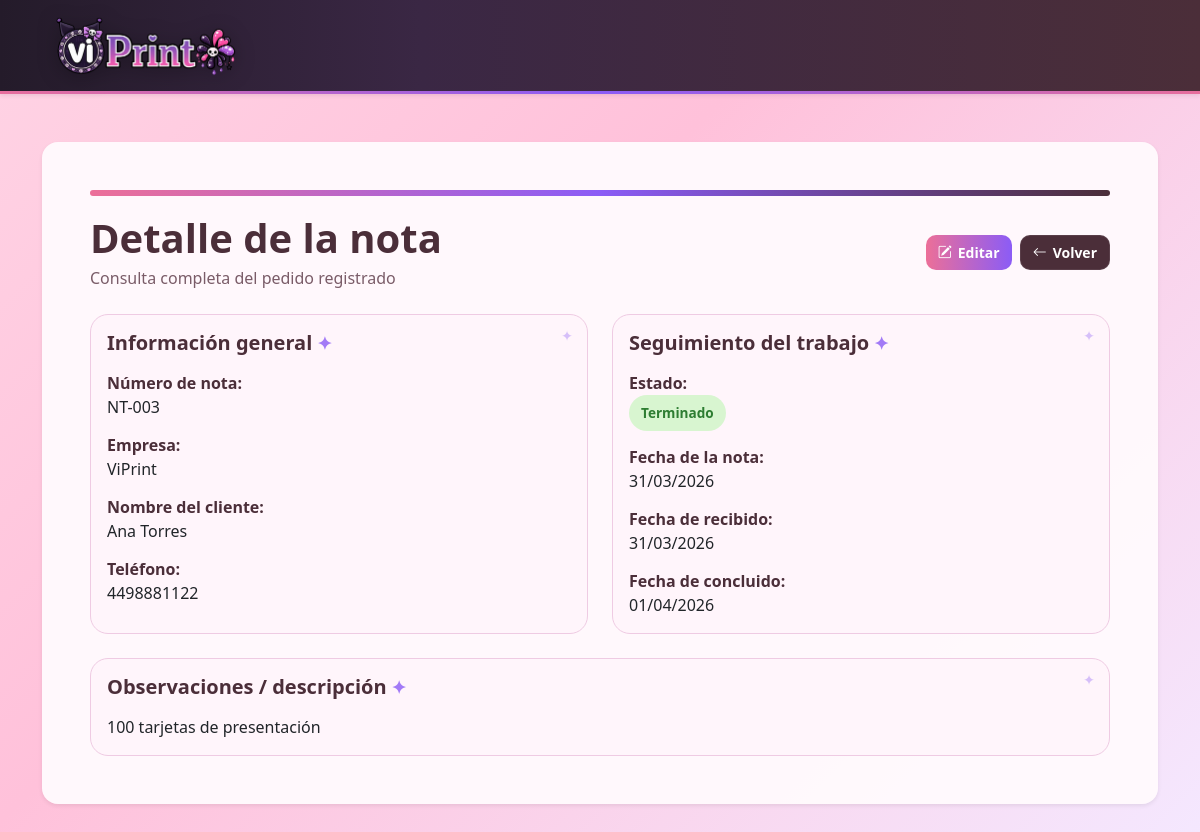
The app's page /modules/notas/show.php?id=3 with its own data.
### tables this page shows
CREATE TABLE notas_trabajo (
    id INT AUTO_INCREMENT PRIMARY KEY,
    numero_nota VARCHAR(50) NOT NULL,
    empresa ENUM('ViPrint', 'Imagen') NOT NULL,
    detalle_cliente VARCHAR(300) NOT NULL,
    telefono_cliente VARCHAR(20),
    observaciones TEXT,
    fecha_nota DATE NOT NULL,
    fecha_recibido DATE NOT NULL,
    fecha_concluido DATE NULL,
    estado ENUM('pendiente', 'en_proceso', 'terminado', 'entregado', 'cancelado') NOT NULL DEFAULT 'pendiente',
    created_at TIMESTAMP DEFAULT CURRENT_TIMESTAMP,
    updated_at TIMESTAMP DEFAULT CURRENT_TIMESTAMP ON UPDATE CURRENT_TIMESTAMP
);

### modules/notas/show.php (the view, shortened to what this page needs)
<?php
include '../../config/database.php';
function formatearFecha($fecha)
{
    return date('d/m/Y', strtotime($fecha));
}
function claseEstado($estado)
{
    return match ($estado) {
        'pendiente' => 'status-pendiente',
        'en_proceso' => 'status-en_proceso',
        'terminado' => 'status-terminado',
        'entregado' => 'status-entregado',
        'cancelado' => 'status-cancelado',
        default => 'status-pendiente'
    };
}
function textoEstado($estado)
{
    return match ($estado) {
        'en_proceso' => 'En proceso',
        default => ucfirst(str_replace('_', ' ', $estado))
    };
}
$id = (int) $_GET['id'];
$sql = "SELECT * FROM notas_trabajo WHERE id = ?";
$stmt = $conn->prepare($sql);
$stmt->bind_param("i", $id);
$stmt->execute();
$resultado = $stmt->get_result();
$nota = $resultado->fetch_assoc();
?>
<?php include '../../includes/header.php'; ?>
<?php include '../../includes/navbar.php'; ?>
<div class="container my-5">
    <div class="card shadow-sm border-0 rounded-4 main-card">
        <div class="card-body p-4 p-md-5">
            <div class="page-accent"></div>
            <div class="d-flex flex-column flex-md-row justify-content-between align-items-md-center gap-3 mb-4">
                <div>
                    <h1 class="mb-1">Detalle de la nota</h1>
                    <p class="text-muted mb-0">Consulta completa del pedido registrado</p>
                </div>
                <div class="d-flex gap-2">
                    <a href="edit.php?id=<?php echo $nota['id']; ?>" class="btn btn-sm btn-pink icon-btn">
                        <i class="bi bi-pencil-square"></i> Editar
                    </a>
                    <div class="d-flex gap-2">
                        <a href="../../index.php" class="btn btn-sm btn-dark-soft icon-btn">
                            <i class="bi bi-arrow-left"></i> Volver
                        </a>
                    </div>
                </div>
            </div>
            <div class="row g-4">
                <div class="col-md-6">
                    <div class="soft-panel h-100">
                        <h5 class="section-title mb-3">Información general</h5>
                        <p><strong>Número de nota:</strong><br>
                            <?php echo htmlspecialchars($nota['numero_nota']); ?>
                        </p>
                        <p><strong>Empresa:</strong><br>
                            <?php echo htmlspecialchars($nota['empresa']); ?>
                        </p>
                        <p><strong>Nombre del cliente:</strong><br>
                            <?php echo htmlspecialchars($nota['detalle_cliente']); ?>
                        </p>
                        <p class="mb-0"><strong>Teléfono:</strong><br>
                            <?php echo htmlspecialchars($nota['telefono_cliente']); ?>
                        </p>
                    </div>
                </div>
                <div class="col-md-6">
                    <div class="soft-panel h-100">
                        <h5 class="section-title mb-3">Seguimiento del trabajo</h5>
                        <p><strong>Estado:</strong><br>
                            <span class="badge-status <?php echo claseEstado($nota['estado']); ?>">
                                <?php echo textoEstado($nota['estado']); ?>
                            </span>
                        </p>
                        <p><strong>Fecha de la nota:</strong><br>
                            <?php echo formatearFecha($nota['fecha_nota']); ?>
                        </p>
                        <p><strong>Fecha de recibido:</strong><br>
                            <?php echo formatearFecha($nota['fecha_recibido']); ?>
                        </p>
                        <p class="mb-0"><strong>Fecha de concluido:</strong><br>
                            <?php echo formatearFecha($nota['fecha_concluido']); ?>
                        </p>
                    </div>
                </div>
                <div class="col-12">
                    <div class="soft-panel">
                        <h5 class="section-title mb-3">Observaciones / descripción</h5>
                        <p class="mb-0">
                            <?php echo !empty($nota['observaciones']) ? nl2br(htmlspecialchars($nota['observaciones'])) : 'Sin observaciones registradas.'; ?>
                        </p>
                    </div>
                </div>
            </div>
        </div>
    </div>
</div>
<?php include '../../includes/footer.php'; ?>

### assets/css/styles.css (style rules this page uses)
:root { --pink-main: #ec6f98; --pink-soft: #fde7ef; --pink-strong: #d94f87; --kuromi-purple: #8b5cf6; --kuromi-purple-dark: #5b3b8a; --kuromi-lilac: #c8b6ff; --dark-plum: #2f2430; --dark-plum-2: #4b2e39; --text-main: #4a3a42; --text-soft: #7a5c68; --white-soft: #fffafd; --border-soft: #efc7da; --border-input: #e8b3c7; }
h1, h2, h3, h4, h5, h6 { color: var(--dark-plum-2); font-weight: 700; }
.text-muted { color: var(--text-soft) !important; }
.main-card { background: rgba(255, 250, 253, 0.96); border: 1px solid var(--border-soft); border-radius: 22px; box-shadow: 0 12px 30px rgba(75, 46, 57, 0.10); width: 100%; }
.page-accent { height: 6px; width: 100%; background: linear-gradient(90deg, var(--pink-main) 0%, var(--kuromi-purple) 50%, var(--dark-plum-2) 100%); border-radius: 999px; margin-bottom: 18px; }
.soft-panel { background: rgba(255, 245, 251, 0.95); border: 1px solid #efcbe3; border-radius: 18px; padding: 16px; position: relative; }
.soft-panel::before { content: "✦"; position: absolute; top: 10px; right: 14px; color: var(--kuromi-purple); opacity: 0.35; font-size: 0.9rem; }
.soft-panel h5 { font-weight: 700; }
.soft-panel p { margin-bottom: 14px; line-height: 1.5; }
.soft-panel strong { color: var(--dark-plum-2); }
.section-title { color: var(--dark-plum-2); font-weight: 700; position: relative; }
.section-title::after { content: " ✦"; color: var(--kuromi-purple); font-size: 0.9em; opacity: 0.8; }
.btn-pink { background: linear-gradient(90deg, var(--pink-main) 0%, var(--kuromi-purple) 100%); color: white; border: none; border-radius: 12px; padding: 10px 18px; font-weight: 600; transition: 0.2s ease; }
.btn-dark-soft { background-color: var(--dark-plum-2); color: white; border: 1px solid rgba(255,255,255,0.08); border-radius: 12px; padding: 10px 18px; font-weight: 600; transition: 0.2s ease; }
.btn-sm.btn-pink, .btn-sm.btn-dark-soft { padding: 6px 12px; border-radius: 10px; font-size: 0.875rem; }
.icon-btn { display: inline-flex; align-items: center; gap: 6px; }
.badge-status { display: inline-block; padding: 8px 12px; border-radius: 999px; font-size: 0.85rem; font-weight: 700; text-transform: capitalize; }
.status-terminado { background-color: #d8f5d0; color: #2e7d32; }
.main-card { max-width: 100%; }

### records on screen
notas_trabajo: numero_nota "NT-003", empresa "ViPrint", detalle_cliente "Ana Torres", telefono_cliente "4498881122", estado "Terminado", fecha_nota "31/03/2026", fecha_recibido "31/03/2026", fecha_concluido "01/04/2026", observaciones "100 tarjetas de presentación"
